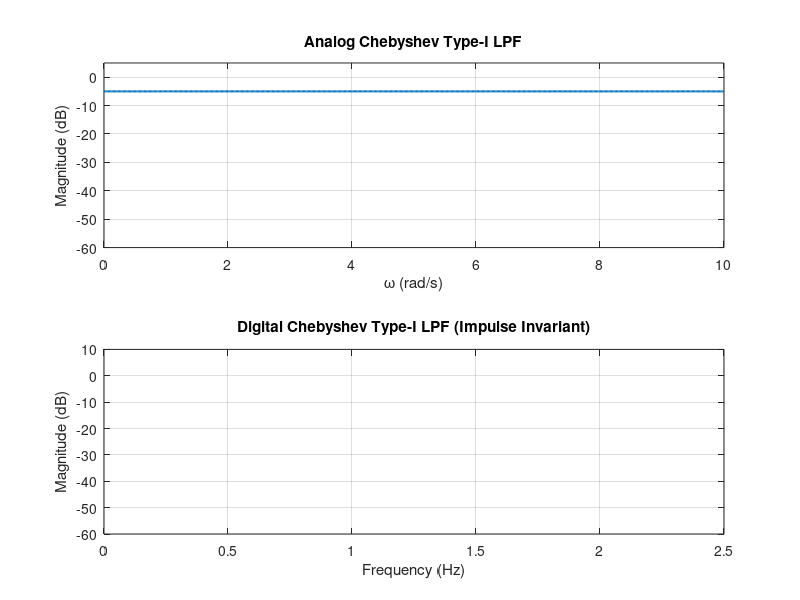

Write the MATLAB code that produced this figure.
clc;
clear;

omega_p = input('Enter passband edge frequency (rad/s): ');
omega_s = input('Enter stopband edge frequency (rad/s): ');
Ap = input('Enter passband ripple (dB): ');
As = input('Enter stopband attenuation (dB): ');
fs = input('Enter sampling frequency (Hz): ');

T = 1 / fs;

del_p = 10^(-Ap / 20);
del_s = 10^(-As / 20);

a = (1 / del_s^2) - 1;
b = (1 / del_p^2) - 1;
eps = sqrt(b);
c = acosh(omega_s / omega_p);
x = acosh(sqrt(a / b)) / c;

N = 0;
while N < x
    N = N + 1;
end

disp(['Analog Chebyshev Filter order N = ', num2str(N)]);

temp = N;
while temp >= 2
    temp = temp - 2;
end

if temp == 0
    N_odd = false;
else
    N_odd = true;
end

yN = ((sqrt(1 + 1 / eps^2) + 1 / eps)^(1 / N) - (sqrt(1 + 1 / eps^2) + 1 / eps)^(-1 / N)) / 2;

w = linspace(0, 2 * omega_s, 500);
Ha = zeros(size(w));

if N_odd
    for idx = 1:length(w)
        s = 1j * w(idx);
        H = (omega_p^N * yN) / (s + omega_p * yN);
        num = 1;
        deno = 1;
        for k = 1:(N - 1) / 2
            ck = yN^2 + (cos((2 * k - 1) * pi / (2 * N)))^2;
            bk = 2 * yN * sin((2 * k - 1) * pi / (2 * N));
            num = num * ck;
            deno = deno * (s^2 + bk * omega_p * s + ck * omega_p^2);
        end
        Ha(idx) = abs(H * num / deno);
    end
else
    for idx = 1:length(w)
        s = 1j * w(idx);
        H = omega_p^N / sqrt(1 + eps^2);
        num = 1;
        deno = 1;
        for k = 1:(N / 2)
            ck = yN^2 + (cos((2 * k - 1) * pi / (2 * N)))^2;
            bk = 2 * yN * sin((2 * k - 1) * pi / (2 * N));
            num = num * ck;
            deno = deno * (s^2 + bk * omega_p * s + ck * omega_p^2);
        end
        Ha(idx) = abs(H * num / deno);
    end
end

Nfft = 1024;
wd = linspace(0, pi, Nfft);

spoles = zeros(1, N);
for k = 1:N
    theta = (2 * k - 1) * pi / (2 * N);
    sigma = -sinh(asinh(1 / eps) / N) * sin(theta);
    omega = cosh(asinh(1 / eps) / N) * cos(theta);
    spoles(k) = omega_p * (sigma + 1j * omega);
end

R = zeros(1, N);
for k = 1:N
    sk = spoles(k);
    other_poles = spoles([1:k-1, k+1:N]);
    den = 1;
    for m = 1:length(other_poles)
        den = den * (sk - other_poles(m));
    end
    R(k) = T * omega_p^N / den;
end

Hdiit = zeros(size(wd));
for idx = 1:length(wd)
    z = exp(1j * wd(idx));
    Hsum = 0;
    for k = 1:N
        Hsum = Hsum + R(k) / (1 - exp(spoles(k) * T) * z^-1);
    end
    Hdiit(idx) = abs(Hsum);
end

figure;
subplot(2, 1, 1);
plot(w, 20 * log10(Ha), 'LineWidth', 1.5);
xlabel('\omega (rad/s)');
ylabel('Magnitude (dB)');
title('Analog Chebyshev Type-I LPF');
grid on;
ylim([-60 5]);

subplot(2, 1, 2);
fHz = wd * fs / (2 * pi);
plot(fHz, 20 * log10(abs(Hdiit)), 'LineWidth', 1.5);
xlabel('Frequency (Hz)');
ylabel('Magnitude (dB)');
title('Digital Chebyshev Type-I LPF (Impulse Invariant)');
grid on;
ylim([-60 10]);
